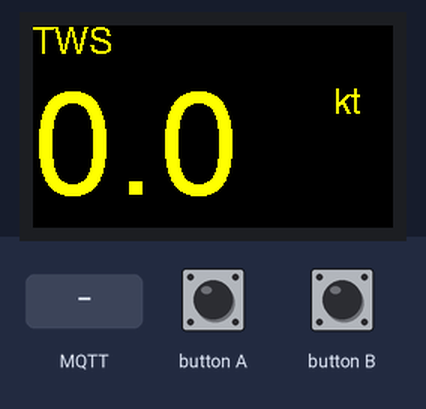
A sketch run on a simulated ESP32. Shown: 240×135 colour display. Inputs (shaded band) come from the test bench. WiFi joins after 1.5 s; servers stay silent unless stated; random numbers use the default seed unless the sketch sets one; no MQTT or app messages arrive unless stated; what the sketch prints to the serial monitor is not drawn.

Above: at 5.8 s.
5.9 s: button A pressed for 0.15 s
At 8.0 s:
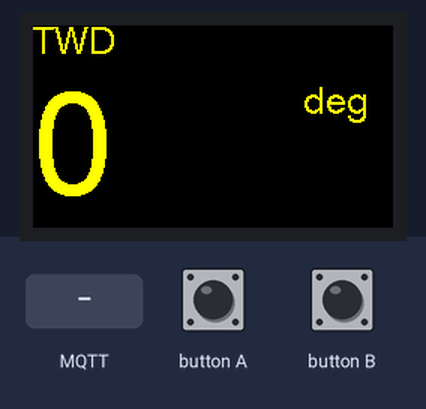
8.3 s: button A pressed for 1 s
At 11.0 s:
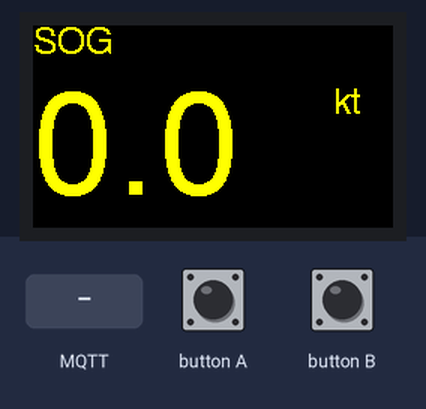
11.4 s: button A pressed for 0.15 s
At 12.8 s:
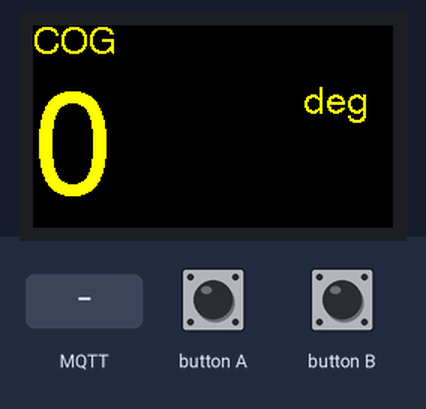
13.5 s: button A pressed for 3.2 s
At 17.5 s:
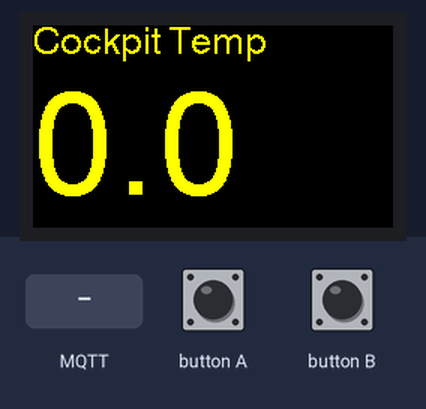
18.7 s: button A pressed for 0.15 s
At 20.4 s:
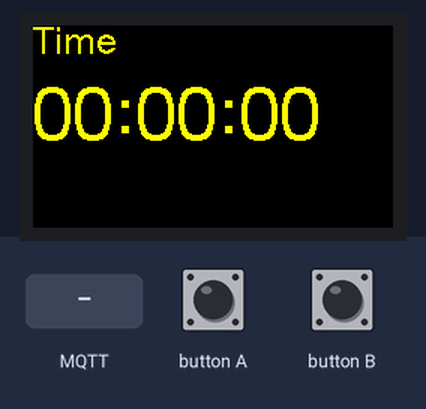
20.7 s: MQTT message "1" arrives on the first subscribed topic
At 22.5 s:
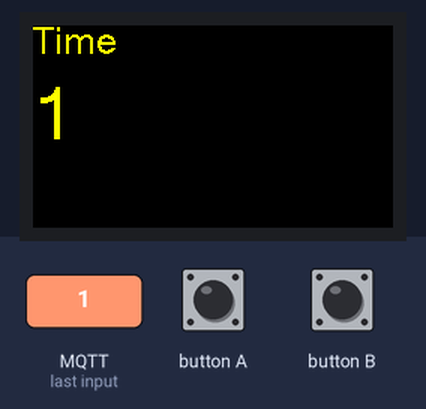
Timing chart, 0 to 23.8 s (numbered marks = the images above; inputs shaded):
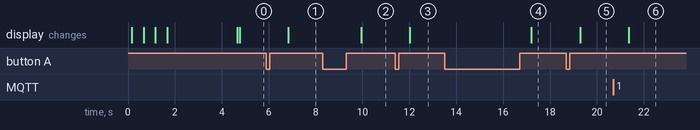

The sketch:

OrchidSniffer.ino
```cpp
/*
*******************************************************************************
* Description: A socket client of the AIS that reads NMEA data from AIS, parses & displays
*******************************************************************************
* Last modified: 12/15/22 by P. Bouchier
*/
#include "secrets.h"
#include "M5StickCPlus.h"
#include <WiFi.h>
#include <PubSubClient.h>
#include <string.h> // For strtok_r, strncpy, strcmp
#include <stdlib.h> // For atof
// #include <EEPROM.h> // Removed as EEPROM logic is removed

#define MSG_BUFFER_SIZE (50)

// library objects
WiFiClient mqttServerClient;
PubSubClient mqttClient(mqttServerClient);

// Configure the name and password of the connected wifi and your MQTT Serve
// host.
const char* mqttServer = "192.168.1.116";

// send test message buffers
unsigned long lastMsg = 0;
char msg[MSG_BUFFER_SIZE];
int value = 0;

// New MQTT data variables
char udoo_time[9] = "00:00:00"; // HH:MM:SS
float TWD = 0.0;
float TWS = 0.0;
float COG = 0.0;
float SOG = 0.0;
float Cabin = 0.0; // New: Cabin temperature
float Cockpit = 0.0; // New: Cockpit temperature

// display modes
enum DisplayMode {
    DISPLAY_WIND_SPEED, // First (default) variable to display
    DISPLAY_WIND_DIR,
    DISPLAY_BOAT_SPEED, // SOG
    DISPLAY_BOAT_HEADING, // COG
    DISPLAY_COCKPIT_TEMP, // New: Cockpit temperature
    DISPLAY_TIME,
    DISPLAY_MODE_LAST
};

// UI data
int displayMode = DISPLAY_WIND_SPEED; // Start with wind speed
bool buttonA = false;

// Power consumption data
int bat;
int charge;
int disCharge;
double vbat = 0.0;
unsigned long shutdownTime;
int shutdownDelaySec = 300; // duration without button push after which shutdown starts
int cancelDelaySec = 10;     // duration when pushing a button cancels shutdown

void setupWifi() {
    delay(10);
    M5.Lcd.printf("Connecting to %s", ssid);
    WiFi.mode(
        WIFI_STA);  // Set the mode to WiFi station mode.
    WiFi.begin(ssid, password);  // Start Wifi connection.

    while (WiFi.status() != WL_CONNECTED) {
        delay(500);
        M5.Lcd.print(".");
    }
    M5.Lcd.printf("\nSuccess: Wifi connected\n");
    delay(2000);
}

void mqttCallback(char* topic, byte* payload, unsigned int length) {
    // This function is called when an MQTT message is received.
    // It parses the incoming message to extract navigation data.
    Serial.print("Message arrived [");
    Serial.print(topic);
    Serial.print("] ");
    char message[length + 1];
    strncpy(message, (char*)payload, length);
    message[length] = '\0'; // Null-terminate the string received from MQTT.

    Serial.println(message);

    // Check if the message is a reset command.
    if (strcmp(message, "MQ_reset") == 0) {
        Serial.println("MQ_reset received");
        // In a real application, this might trigger a system reset (e.g., ESP.restart()).
        // For now, it just acknowledges the reset command.
    } else {
        // Parse comma-separated data from the MQTT message.
        // The data format is: udoo_time, TWD, TWS, COG, SOG, Cabin, Cockpit
        // strtok_r is used for safe re-entrant tokenization of the string.
        char* token;
        char* rest = message;

        // Extract udoo_time (HH:MM:SS string).
        token = strtok_r(rest, ",", &rest);
        if (token != NULL) {
            strncpy(udoo_time, token, sizeof(udoo_time) - 1);
            udoo_time[sizeof(udoo_time) - 1] = '\0'; // Ensure null-termination.
        }

        // Extract TWD (True Wind Direction) as a float.
        token = strtok_r(rest, ",", &rest);
        if (token != NULL) {
            TWD = atof(token); // Convert string to float.
        }

        // Extract TWS (True Wind Speed) as a float.
        token = strtok_r(rest, ",", &rest);
        if (token != NULL) {
            TWS = atof(token); // Convert string to float.
        }

        // Extract COG (Course Over Ground) as a float.
        token = strtok_r(rest, ",", &rest);
        if (token != NULL) {
            COG = atof(token); // Convert string to float.
        }

        // Extract SOG (Speed Over Ground) as a float.
        token = strtok_r(rest, ",", &rest);
        if (token != NULL) {
            SOG = atof(token); // Convert string to float.
        }
        // Ignoring Cabin and Cockpit fields as per project instructions.
        // Re-enabling parsing for Cabin and Cockpit as per new requirements.

        // Extract Cabin temperature as a float.
        token = strtok_r(rest, ",", &rest);
        if (token != NULL) {
            Cabin = atof(token); // Convert string to float.
        }

        // Extract Cockpit temperature as a float.
        token = strtok_r(rest, ",", &rest);
        if (token != NULL) {
            Cockpit = atof(token); // Convert string to float.
        }

        // Print the parsed data to the Serial monitor for debugging.
        Serial.printf("Parsed Data: Time=%s, TWD=%.1f, TWS=%.1f, COG=%.1f, SOG=%.1f, Cabin=%.1f, Cockpit=%.1f\n",
                      udoo_time, TWD, TWS, COG, SOG, Cabin, Cockpit);
    }
}

void mqttConnect() {
    while (!mqttClient.connected()) {
        M5.Lcd.print("Attempting MQTT connection...");
        // Create a random client ID.
        String clientId = "M5Stack-";
        clientId += String(random(0xffff), HEX);
        // Attempt to connect.
        if (mqttClient.connect(clientId.c_str())) {
            M5.Lcd.printf("\nSuccess\n");
            // Once connected, subscribe to the timezone topic
            mqttClient.subscribe("Time");

        } else {
            M5.Lcd.print("failed, rc=");
            M5.Lcd.print(mqttClient.state());
            M5.Lcd.println("try again in 5 seconds");
            delay(5000);
        }
    }
}

void resetShutdownTimer(int delaySec)
{
    shutdownTime = millis() + (delaySec * 1000);
}

void setup() {
    M5.begin();
    Serial.begin(115200);
    M5.Lcd.setRotation(1);
    M5.Lcd.setTextColor(YELLOW);
    M5.Lcd.setCursor(0, 0, 2);

    setupWifi();

    // configure MQTT client
    mqttClient.setServer(mqttServer, 1883);
    mqttClient.setCallback(mqttCallback);

    resetShutdownTimer(shutdownDelaySec);  // initialize shutdown timer

    delay(1000);  // give time to read msgs
}

void loop() {
    if (!mqttClient.connected())
        mqttConnect();

    // loop() is called periodically to allow clients to process incoming
    // messages and maintain connections to the server
    mqttClient.loop();

    // Removed readSocket() call as AIS is no longer used
    // readSocket();

    if (buttonA == true)
    {
        Serial.println("Button A pushed");
        buttonA = false;
        displayMode += 1;
        if (displayMode == DISPLAY_MODE_LAST)
            displayMode = DISPLAY_WIND_SPEED; // Changed from DISPLAY_TIME to DISPLAY_WIND_SPEED
        resetShutdownTimer(shutdownDelaySec);
    }

    M5.Lcd.fillScreen(BLACK);

        if (displayMode == DISPLAY_WIND_SPEED)
        {
            M5.Lcd.setCursor(0, 0, 4);
            M5.Lcd.print("TWS");

            M5.Lcd.setCursor(0, 40, 8);
            M5.Lcd.printf("%0.1f", TWS);

            M5.Lcd.setCursor(200, 40, 4);
            M5.Lcd.print("kt");
        }
        else if (displayMode == DISPLAY_WIND_DIR)
        {
            M5.Lcd.setCursor(0, 0, 4);
            M5.Lcd.print("TWD");

            M5.Lcd.setCursor(0, 40, 8);
            M5.Lcd.printf("%.0f deg\n", TWD);

            M5.Lcd.setCursor(180, 40, 4);
            M5.Lcd.print("deg");
        }
        else if (displayMode == DISPLAY_BOAT_SPEED)
        {
            M5.Lcd.setCursor(0, 0, 4);
            M5.Lcd.print("SOG");

            M5.Lcd.setCursor(0, 40, 8);
            M5.Lcd.printf("%0.1f", SOG);

            M5.Lcd.setCursor(200, 40, 4);
            M5.Lcd.print("kt");
        }
        else if (displayMode == DISPLAY_BOAT_HEADING)
        {
            M5.Lcd.setCursor(0, 0, 4);
            M5.Lcd.print("COG");

            M5.Lcd.setCursor(0, 40, 8);
            M5.Lcd.printf("%.0f deg\n", COG);

            M5.Lcd.setCursor(180, 40, 4);
            M5.Lcd.print("deg");
        }
        else if (displayMode == DISPLAY_COCKPIT_TEMP) // New display for Cockpit Temperature
        {
            M5.Lcd.setCursor(0, 0, 4);
            M5.Lcd.print("Cockpit Temp");

            M5.Lcd.setCursor(0, 40, 8);
            M5.Lcd.printf("%.1f C\n", Cockpit);
        }
        else if (displayMode == DISPLAY_TIME)
        {
            M5.Lcd.setCursor(0, 0, 4);
            M5.Lcd.print("Time");

            M5.Lcd.setCursor(00, 40, 6);
            M5.Lcd.printf("%s", udoo_time);
        }    // Removed DISPLAY_POWER as AIS is no longer used

    for (int i=0; i<10; i++)
    {
        delay(100);
        M5.update();
        if (M5.BtnA.wasReleased())
            buttonA = true;
    }

    disCharge = M5.Axp.GetIdischargeData() / 2;
    if (disCharge == 0)
    {
        resetShutdownTimer(shutdownDelaySec);
    }
    else if (millis() > shutdownTime)
    {
        M5.Lcd.fillScreen(BLACK);
        M5.Lcd.setCursor(0, 0, 4);
        M5.Lcd.println("Shutting Down!!!\nPress button\nto cancel");

        for (int i=0; i<(cancelDelaySec * 10); i++)
        {
            delay(100);
            M5.update();
            if (M5.BtnA.wasReleased())
            {
                buttonA = true;
                m5.Lcd.println("Canceled");
                delay(2000);
                return;
            }
        }
        M5.Axp.PowerOff();
        // never reached
    }
}
```

secrets.template.h
```cpp
const char* ssid        = "YourSSID";
const char* password    = "YourWifiPassword";
```

Measured:
- after the input at 5.9 s, the display: changes after 0.93 s (image 1)
- after the input at 8.3 s, the display: changes after 1.6 s (image 2)
- after the input at 11.4 s, the display: changes after 0.62 s (image 3)
- after the input at 13.5 s, the display: changes after 3.7 s (image 4)
- after the input at 18.7 s, the display: changes after 0.58 s (image 5)
- after the input at 20.7 s, the display: changes after 0.66 s (image 6)
